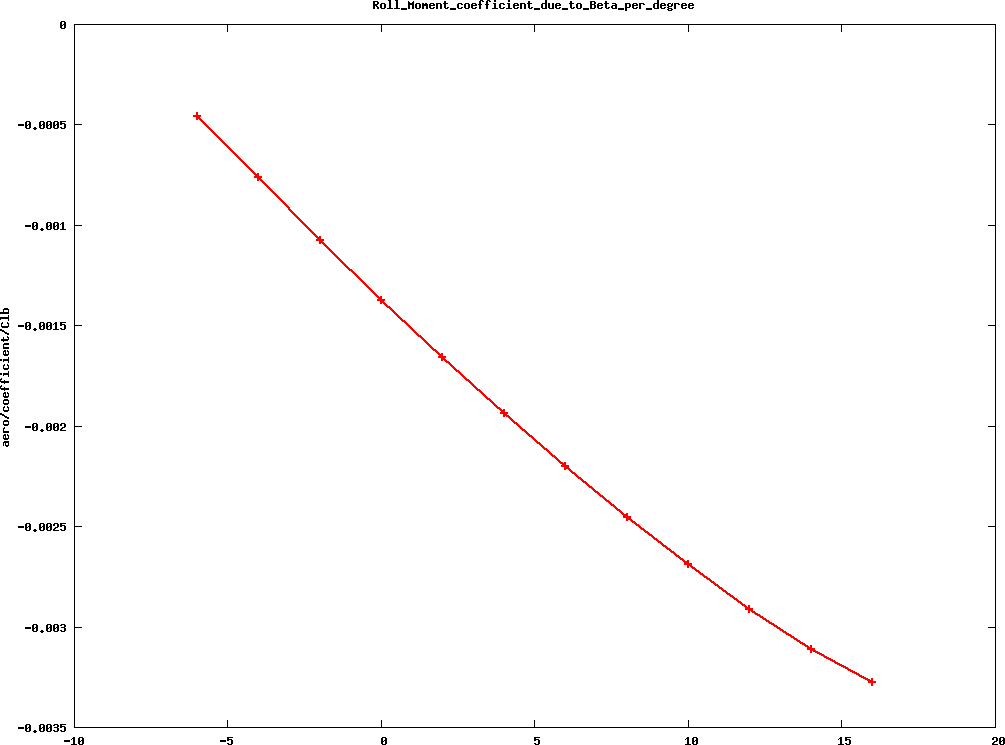

Generate this figure with gnuplot:
#! gnuplot 
set title "Roll_Moment_coefficient_due_to_Beta_per_degree"
set xlabel ""
set ylabel "aero/coefficient/Clb"
set term png medium size 1024,768 crop
unset key

set out 'Roll_Moment_coefficient_due_to_Beta_per_degree.png'
plot \
'Roll_Moment_coefficient_due_to_Beta_per_degree.dat' w linespoints lw 2
set out
set term png medium size 1024,768 crop
